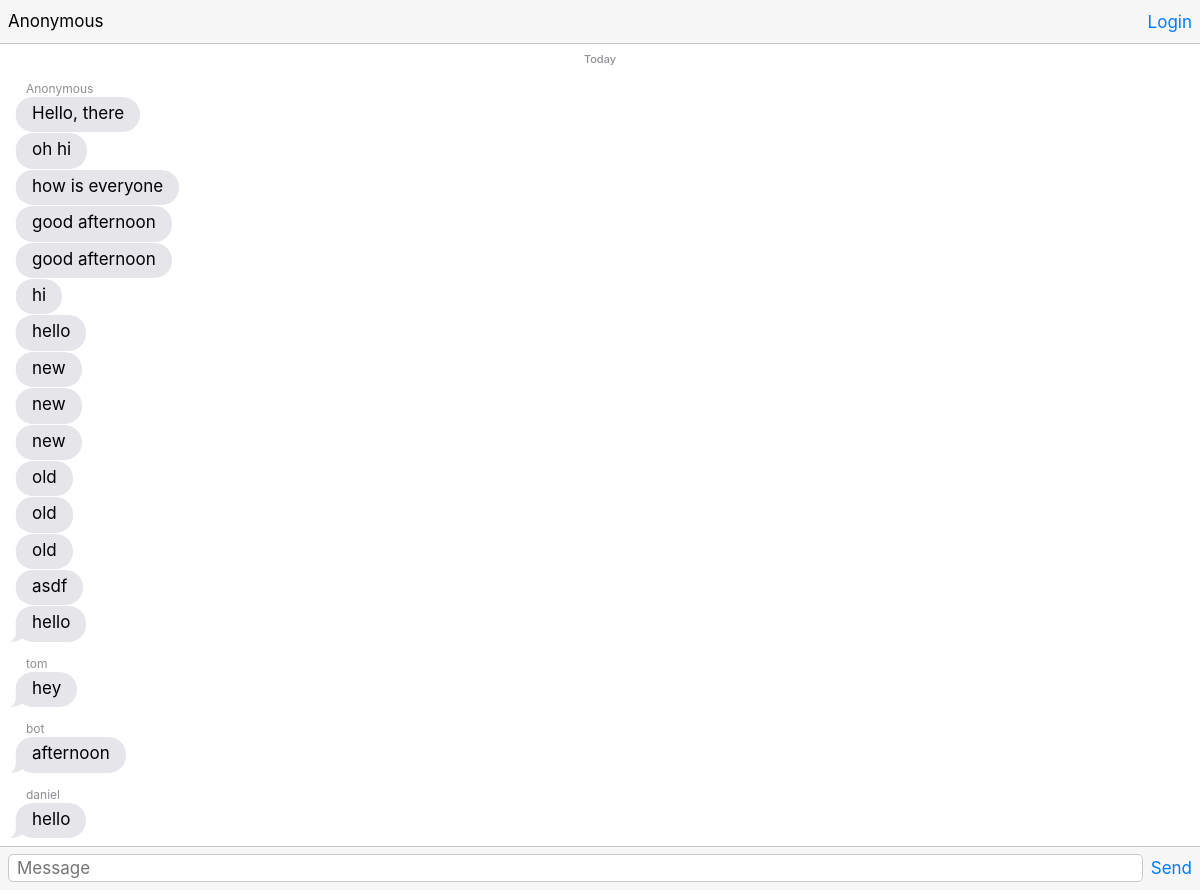
The page /core/ on the database as committed earlier.
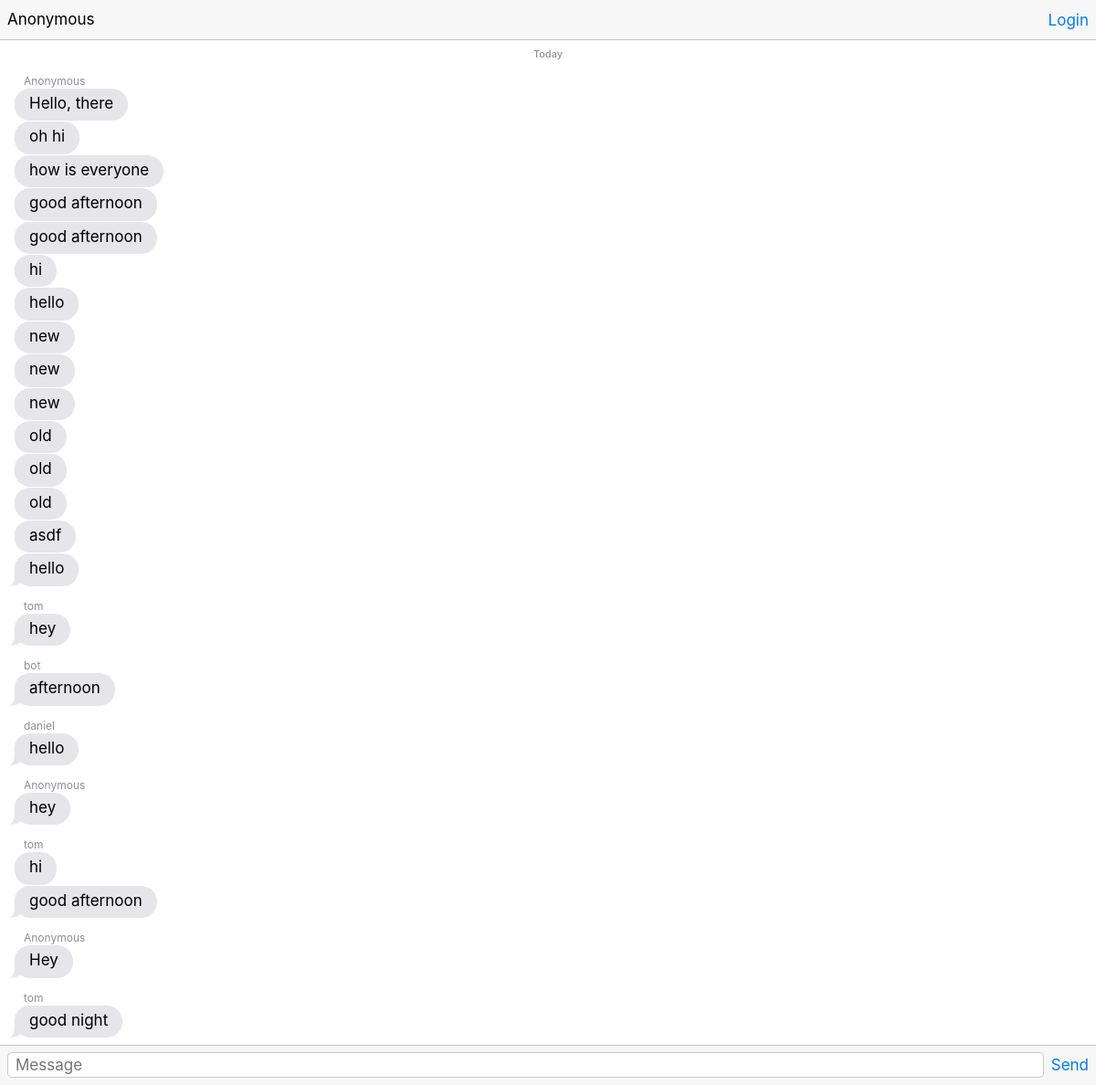
The same page on the database as committed later.
### core/models.py (models this page shows)
class ChatMessage(models.Model):
	room = models.CharField(blank=True, max_length=100)
	message = models.TextField(blank=True)
	time = models.DateField(auto_now_add=True)
	user = models.CharField(blank=True, null=True, max_length=100)

### core/views.py (the view)
def index(request):
    messages = ChatMessage.objects.filter(room="chat-dev2").order_by('-time')
    template = loader.get_template('core/index.html')
    context = {
        'messages': messages,
    }
    return HttpResponse(template.render(context, request))

### templates/core/index.html (shortened to what this page needs)
{% load static %}
<!DOCTYPE html>
<html>
<head>
	<link rel="stylesheet" href="{% static "vendors/Framework7/dist/css/framework7.ios.min.css" %}">
	<link rel="stylesheet" href="{% static "vendors/Framework7/dist/css/framework7.ios.colors.min.css" %}">
	<link rel="stylesheet" href="{% static "css/my-app.css" %}">
</head>
<body>
<div class="views">
	<div class="view view-main">
		<div class="navbar">
			<div class="navbar-inner">
				<div class="left" id="current_user" data-user="Anonymous">Anonymous</div>
				<div class="right"><a href="#" class="link button-login" data-action="login">Login</a></div>
			</div>
		</div>
		<div class="pages navbar-through toolbar-through">
			<div class="page" data-page="index">
				<div class="page-content messages-content">
					<div class="messages">
						<div class="messages-date">Today</div>
						{% for message in messages %}
							<div class="message message-received">
								<div class="message-name">
									{% if 'Anonymous_' in message.user or not message.user %}
										Anonymous
									{% else %}
										{{ message.user }}
									{% endif %}
								</div>
								<div class="message-text">{{ message.message }}</div>
							</div>
						{% endfor %}
					</div>
				</div>
			</div>
		</div>
		<div class="toolbar messagebar">
			<div class="toolbar-inner">
				<textarea id="input_message" placeholder="Message"></textarea><a href="#" id="button_send" class="link">Send</a>
			</div>
		</div>
	</div>
</div>
</body>
</html>

Rows that differ between the two databases and show on the page:
added ChatMessage: user "Anonymous", message "hey"
added ChatMessage: user "tom", message "hi"
added ChatMessage: message "good afternoon"
added ChatMessage: user "Anonymous", message "Hey"
added ChatMessage: user "tom", message "good night"
